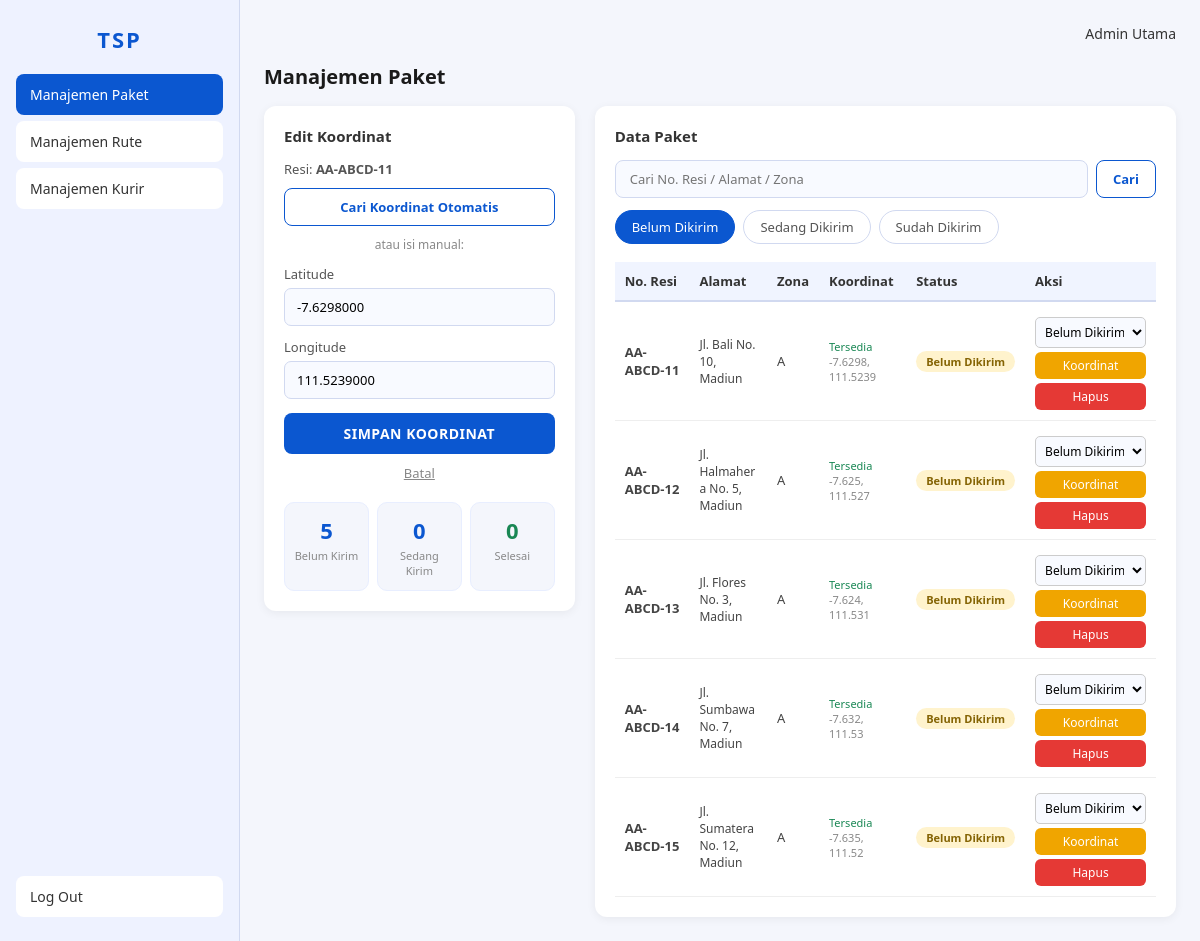
Page /admin.php?menu=paket&edit=1&tab=belum_dikirim (signed in) on the committed database.
### tables this page shows
CREATE TABLE paket (
    id_paket   INT AUTO_INCREMENT PRIMARY KEY,
    no_resi    VARCHAR(20)   NOT NULL UNIQUE,
    alamat     TEXT          NOT NULL,
    zona       VARCHAR(50)   NOT NULL,
    latitude   DECIMAL(10,7) DEFAULT NULL,
    longitude  DECIMAL(10,7) DEFAULT NULL,
    status     ENUM('belum_dikirim','sedang_dikirim','sudah_dikirim') DEFAULT 'belum_dikirim',
    id_admin   INT           DEFAULT NULL,
    created_at TIMESTAMP DEFAULT CURRENT_TIMESTAMP,
    FOREIGN KEY (id_admin) REFERENCES admin(id_admin) ON DELETE SET NULL
);

### manajemen_paket.php (the view, shortened to what this page needs)
<?php
require_once 'koneksi.php';
$id_admin   = $_SESSION['id_admin'];
$tab    = $_GET['tab']    ?? 'belum_dikirim';
$search = trim($_GET['search'] ?? '');
$page   = max(1, (int)($_GET['page'] ?? 1));
$limit  = 8; $offset = ($page - 1) * $limit;
$where  = "WHERE status=?"; $params = [$tab]; $types = 's';
$ds = $conn->prepare("SELECT * FROM paket $where ORDER BY created_at DESC LIMIT ? OFFSET ?");
$params[] = $limit; $params[] = $offset; $types .= 'ii';
$ds->bind_param($types, ...$params); $ds->execute();
$paket_list = $ds->get_result()->fetch_all(MYSQLI_ASSOC); $ds->close();
$stat = [];
foreach (['belum_dikirim','sedang_dikirim','sudah_dikirim'] as $s) {
    $stat[$s] = $conn->query("SELECT COUNT(*) FROM paket WHERE status='$s'")->fetch_row()[0];
}
$edit_data = null;
if (isset($_GET['edit'])) {
    $eid = (int)$_GET['edit'];
    $es  = $conn->prepare("SELECT * FROM paket WHERE id_paket=? AND id_admin=?");
    $es->bind_param('ii', $eid, $id_admin); $es->execute();
    $edit_data = $es->get_result()->fetch_assoc(); $es->close();
}
$tab_labels = ['belum_dikirim'=>'Belum Dikirim','sedang_dikirim'=>'Sedang Dikirim','sudah_dikirim'=>'Sudah Dikirim'];
$badge_map  = ['belum_dikirim'=>['badge-belum','Belum Dikirim'],'sedang_dikirim'=>['badge-sedang','Sedang Dikirim'],'sudah_dikirim'=>['badge-sudah','Sudah Dikirim']];
?>
<h2 class="page-title">Manajemen Paket</h2>
<div class="panel-container">
<div class="panel-left">
<?php if ($edit_data): ?>
    <h3>Edit Koordinat</h3>
    <p style="font-size:13px;color:#555;margin-bottom:10px;">
        Resi: <strong><?= htmlspecialchars($edit_data['no_resi']) ?></strong>
    </p>
    <form method="POST" action="?menu=paket&tab=<?= $tab ?>" style="margin-bottom:10px;">
        <button type="submit" class="btn-secondary" style="width:100%;margin:0;">Cari Koordinat Otomatis</button>
    </form>
    <p style="font-size:12px;color:#888;margin-bottom:10px;text-align:center;">atau isi manual:</p>
    <form method="POST" action="?menu=paket&tab=<?= $tab ?>">
        <label>Latitude</label>
        <input type="number" step="0.0000001" name="latitude"  value="<?= $edit_data['latitude'] ?>"  required>
        <label>Longitude</label>
        <input type="number" step="0.0000001" name="longitude" value="<?= $edit_data['longitude'] ?>" required>
        <button type="submit" class="btn-primary">SIMPAN KOORDINAT</button>
    </form>
    <a href="?menu=paket&tab=<?= $tab ?>" style="display:block;text-align:center;margin-top:10px;font-size:13px;color:#888;">Batal</a>
<?php endif; ?>
    <div class="stat-row">
        <div class="stat-card"><div class="stat-num"><?= $stat['belum_dikirim'] ?></div><div class="stat-label">Belum Kirim</div></div>
        <div class="stat-card"><div class="stat-num" style="color:#0b57d0;"><?= $stat['sedang_dikirim'] ?></div><div class="stat-label">Sedang Kirim</div></div>
        <div class="stat-card"><div class="stat-num" style="color:#198754;"><?= $stat['sudah_dikirim'] ?></div><div class="stat-label">Selesai</div></div>
    </div>
</div>
<div class="panel-right">
    <h3>Data Paket</h3>
    <form method="GET" style="display:flex;gap:8px;margin-bottom:12px;">
        <input type="text" name="search" class="search-input" placeholder="Cari No. Resi / Alamat / Zona"
               value="<?= htmlspecialchars($search) ?>" style="margin:0;flex:1;">
        <button type="submit" class="btn-secondary" style="width:auto;padding:9px 16px;margin:0;">Cari</button>
    </form>
    <div class="tabs">
        <?php foreach ($tab_labels as $key => $label): ?>
            <a href="?menu=paket&tab=<?= $key ?><?= $search ? '&search='.urlencode($search) : '' ?>"
               class="tab <?= $tab===$key ? 'active' : '' ?>" style="text-decoration:none;"><?= $label ?></a>
        <?php endforeach; ?>
    </div>
    <?php if (empty($paket_list)): ?>
        <p style="text-align:center;color:#aaa;padding:40px 0;">Tidak ada data paket.</p>
    <?php else: ?>
    <div style="overflow-x:auto;">
    <table class="data-table">
        <thead><tr><th>No. Resi</th><th>Alamat</th><th>Zona</th><th>Koordinat</th><th>Status</th><th>Aksi</th></tr></thead>
        <tbody>
        <?php foreach ($paket_list as $p): ?>
        <tr>
            <td><strong><?= htmlspecialchars($p['no_resi']) ?></strong></td>
            <td style="max-width:180px;font-size:12px;word-break:break-word;">
                <?= htmlspecialchars(substr($p['alamat'],0,60)) ?><?= strlen($p['alamat'])>60 ? '...' : '' ?>
            </td>
            <td><?= htmlspecialchars($p['zona']) ?></td>
            <td style="font-size:11px;">
                <?php if ($p['latitude']): ?>
                    <span style="color:#198754;">Tersedia</span><br>
                    <span style="color:#888;"><?= round($p['latitude'],5) ?>, <?= round($p['longitude'],5) ?></span>
                <?php else: ?>
                    <span style="color:#dc3545;">Belum ada</span>
                <?php endif; ?>
            </td>
            <td>
                <?php [$bc,$bl] = $badge_map[$p['status']]; ?>
                <span class="badge <?= $bc ?>"><?= $bl ?></span>
            </td>
            <td>
                <div style="display:flex;flex-direction:column;gap:4px;min-width:110px;">
                    <form method="POST" action="?menu=paket&tab=<?= $tab ?>&page=<?= $page ?>">
                        <select name="status" onchange="this.form.submit()"
                                style="width:100%;font-size:12px;padding:5px;border-radius:5px;border:1px solid #ccc;">
                            <option value="belum_dikirim"  <?= $p['status']=='belum_dikirim'  ? 'selected':'' ?>>Belum Dikirim</option>
                        </select>
                    </form>
                    <a href="?menu=paket&edit=<?= $p['id_paket'] ?>&tab=<?= $tab ?>"
                       class="btn-sm btn-edit" style="text-align:center;text-decoration:none;">Koordinat</a>
                    <form method="POST" action="?menu=paket&tab=<?= $tab ?>&page=<?= $page ?>"
                          onsubmit="return confirm('Hapus paket ini?')">
                        <button type="submit" class="btn-sm btn-hapus" style="width:100%;">Hapus</button>
                    </form>
                </div>
            </td>
        </tr>
        <?php endforeach; ?>
        </tbody>
    </table>
    </div>
    <?php endif; ?>
</div>
</div>

### style.css (style rules this page uses)
* { margin: 0; padding: 0; box-sizing: border-box; font-family: 'Segoe UI', Tahoma, sans-serif; }
body { background-color: #f4f6fc; }
.page-title { font-size: 20px; font-weight: 600; color: #1a1a1a; margin-bottom: 16px; }
.panel-container { display: flex; gap: 20px; flex-wrap: wrap; align-items: flex-start; }
.panel-left { background: white; padding: 20px; border-radius: 12px; flex: 1; min-width: 260px; box-shadow: 0 2px 10px rgba(0, 0, 0, 0.06); }
.panel-right { background: white; padding: 20px; border-radius: 12px; flex: 2; min-width: 340px; box-shadow: 0 2px 10px rgba(0, 0, 0, 0.06); }
.panel-left h3, .panel-right h3 { font-size: 15px; font-weight: 600; color: #333; margin-bottom: 14px; }
form label { display: block; margin-top: 12px; font-size: 13px; font-weight: 500; color: #555; }
form input, form select, form textarea { width: 100%; padding: 9px 12px; margin-top: 5px; border: 1px solid #d1d9f0; border-radius: 7px; background: #f8faff; font-size: 13px; transition: border 0.2s; }
.btn-primary { background: #0b57d0; color: white; border: none; padding: 11px 16px; width: 100%; border-radius: 8px; margin-top: 14px; cursor: pointer; font-size: 14px; font-weight: 600; letter-spacing: 0.5px; transition: background 0.2s; }
.btn-secondary { background: white; color: #0b57d0; border: 1px solid #0b57d0; padding: 9px 16px; border-radius: 8px; cursor: pointer; font-size: 13px; font-weight: 600; transition: background 0.2s; text-decoration: none; display: inline-block; }
.btn-sm { padding: 5px 10px; font-size: 12px; border-radius: 6px; border: none; cursor: pointer; font-weight: 500; }
.btn-edit { background: #f0a500; color: white; }
.btn-hapus { background: #e53935; color: white; }
.data-table { width: 100%; border-collapse: collapse; margin-top: 4px; font-size: 13px; }
.data-table th { background: #f0f4ff; color: #333; padding: 10px; text-align: left; border-bottom: 2px solid #d1d9f0; font-weight: 600; white-space: nowrap; }
.data-table td { padding: 10px; border-bottom: 1px solid #eee; color: #444; vertical-align: middle; }
.badge { display: inline-block; padding: 3px 10px; border-radius: 12px; font-size: 11px; font-weight: 600; white-space: nowrap; }
.badge-belum { background: #fff3cd; color: #856404; }
.tabs { display: flex; gap: 8px; margin-bottom: 14px; flex-wrap: wrap; }
.tab { padding: 7px 16px; border-radius: 20px; font-size: 13px; font-weight: 500; cursor: pointer; border: 1px solid #d1d9f0; background: white; color: #555; transition: all 0.2s; user-select: none; }
.tab.active { background: #0b57d0; color: white; border-color: #0b57d0; }
.search-input { width: 100%; padding: 9px 14px; border: 1px solid #d1d9f0; border-radius: 8px; font-size: 13px; margin-bottom: 12px; background: #f8faff; }
.stat-row { display: flex; gap: 8px; margin-top: 20px; }
.stat-card { background: #f4f6fc; border-radius: 10px; padding: 12px 8px; flex: 1; text-align: center; border: 1px solid #e8eeff; }
.stat-card .stat-num { font-size: 22px; font-weight: 700; color: #0b57d0; }
.stat-card .stat-label { font-size: 11px; color: #888; margin-top: 3px; }

### rows in the picture
paket: no_resi "AA-ABCD-11", latitude "-7.6298000", longitude "111.5239000", alamat "Jl. Bali No. 10, Madiun", zona "A", latitude "-7.6298", longitude "111.5239", bl "Belum Dikirim", status "Belum Dikirim"
paket: no_resi "AA-ABCD-12", alamat "Jl. Halmahera No. 5, Madiun", zona "A", latitude "-7.625", longitude "111.527", bl "Belum Dikirim", status "Belum Dikirim"
paket: no_resi "AA-ABCD-13", alamat "Jl. Flores No. 3, Madiun", zona "A", latitude "-7.624", longitude "111.531", bl "Belum Dikirim", status "Belum Dikirim"
paket: no_resi "AA-ABCD-14", alamat "Jl. Sumbawa No. 7, Madiun", zona "A", latitude "-7.632", longitude "111.53", bl "Belum Dikirim", status "Belum Dikirim"
paket: no_resi "AA-ABCD-15", alamat "Jl. Sumatera No. 12, Madiun", zona "A", latitude "-7.635", longitude "111.52", bl "Belum Dikirim", status "Belum Dikirim"

### other values in the picture
$_SESSION['nama'] "Admin Utama"
$stat['belum_dikirim'] "5"
$stat['sedang_dikirim'] "0"
$stat['sudah_dikirim'] "0"
$label "Belum Dikirim"
$label "Sedang Dikirim"
$label "Sudah Dikirim"
